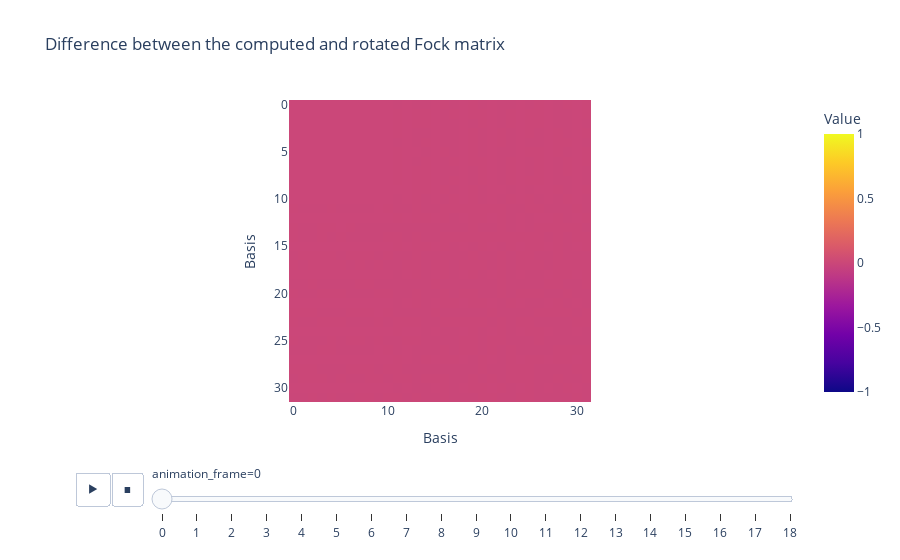

The cell this chart's notebook holds for it:
### Code cell
minimal_fock_matrices_rotated = np.zeros_like(minimal_fock_matrices)

for i in range(len(angles)):
    minimal_fock_matrices_rotated[i, ...] =  D_matrices[i].T @ minimal_fock_matrices[0, ..., :, :] @ D_matrices[i].T

minimal_fock_matrices_rotated_diff = minimal_fock_matrices - minimal_fock_matrices_rotated 

fig = px.imshow(
    minimal_fock_matrices_rotated_diff[:, 0, 0, ...],
    animation_frame=0,
    labels=dict(x="Basis", y="Basis", color="Value"),
    range_color=[-1, 1],
    title="Difference between the computed and rotated Fock matrix"
)
fig.show()

### Figure 1 — Plotly figure (JSON) as saved in the notebook; plotly's stock layout.template omitted (floating-point values rounded to 4 significant figures; data arrays with more than 128 entries replaced by an {"elided": "..."} marker saying what was removed)
{"data": [{"coloraxis": "coloraxis", "hovertemplate": "Basis: %{x}<br>Basis: %{y}<br>Value: %{z}<extra></extra>", "name": "0", "type": "heatmap", "xaxis": "x", "yaxis": "y", "z": {"elided": "32x32 float values"}}], "layout": {"coloraxis": {"cmax": 1, "cmin": -1, "colorbar": {"title": {"text": "Value"}}, "colorscale": [[0, "#0d0887"], [0.1111, "#46039f"], [0.2222, "#7201a8"], [0.3333, "#9c179e"], [0.4444, "#bd3786"], [0.5556, "#d8576b"], [0.6667, "#ed7953"], [0.7778, "#fb9f3a"], [0.8889, "#fdca26"], [1, "#f0f921"]]}, "sliders": [{"active": 0, "currentvalue": {"prefix": "animation_frame="}, "len": 0.9, "pad": {"b": 10, "t": 60}, "steps": [{"args": [["0"], {"frame": {"duration": 0, "redraw": true}, "fromcurrent": true, "mode": "immediate", "transition": {"duration": 0, "easing": "linear"}}], "label": "0", "method": "animate"}, {"args": [["1"], {"frame": {"duration": 0, "redraw": true}, "fromcurrent": true, "mode": "immediate", "transition": {"duration": 0, "easing": "linear"}}], "label": "1", "method": "animate"}, {"args": [["2"], {"frame": {"duration": 0, "redraw": true}, "fromcurrent": true, "mode": "immediate", "transition": {"duration": 0, "easing": "linear"}}], "label": "2", "method": "animate"}, {"args": [["3"], {"frame": {"duration": 0, "redraw": true}, "fromcurrent": true, "mode": "immediate", "transition": {"duration": 0, "easing": "linear"}}], "label": "3", "method": "animate"}, {"args": [["4"], {"frame": {"duration": 0, "redraw": true}, "fromcurrent": true, "mode": "immediate", "transition": {"duration": 0, "easing": "linear"}}], "label": "4", "method": "animate"}, {"args": [["5"], {"frame": {"duration": 0, "redraw": true}, "fromcurrent": true, "mode": "immediate", "transition": {"duration": 0, "easing": "linear"}}], "label": "5", "method": "animate"}, {"args": [["6"], {"frame": {"duration": 0, "redraw": true}, "fromcurrent": true, "mode": "immediate", "transition": {"duration": 0, "easing": "linear"}}], "label": "6", "method": "animate"}, {"args": [["7"], {"frame": {"duration": 0, "redraw": true}, "fromcurrent": true, "mode": "immediate", "transition": {"duration": 0, "easing": "linear"}}], "label": "7", "method": "animate"}, {"args": [["8"], {"frame": {"duration": 0, "redraw": true}, "fromcurrent": true, "mode": "immediate", "transition": {"duration": 0, "easing": "linear"}}], "label": "8", "method": "animate"}, {"args": [["9"], {"frame": {"duration": 0, "redraw": true}, "fromcurrent": true, "mode": "immediate", "transition": {"duration": 0, "easing": "linear"}}], "label": "9", "method": "animate"}, {"args": [["10"], {"frame": {"duration": 0, "redraw": true}, "fromcurrent": true, "mode": "immediate", "transition": {"duration": 0, "easing": "linear"}}], "label": "10", "method": "animate"}, {"args": [["11"], {"frame": {"duration": 0, "redraw": true}, "fromcurrent": true, "mode": "immediate", "transition": {"duration": 0, "easing": "linear"}}], "label": "11", "method": "animate"}, {"args": [["12"], {"frame": {"duration": 0, "redraw": true}, "fromcurrent": true, "mode": "immediate", "transition": {"duration": 0, "easing": "linear"}}], "label": "12", "method": "animate"}, {"args": [["13"], {"frame": {"duration": 0, "redraw": true}, "fromcurrent": true, "mode": "immediate", "transition": {"duration": 0, "easing": "linear"}}], "label": "13", "method": "animate"}, {"args": [["14"], {"frame": {"duration": 0, "redraw": true}, "fromcurrent": true, "mode": "immediate", "transition": {"duration": 0, "easing": "linear"}}], "label": "14", "method": "animate"}, {"args": [["15"], {"frame": {"duration": 0, "redraw": true}, "fromcurrent": true, "mode": "immediate", "transition": {"duration": 0, "easing": "linear"}}], "label": "15", "method": "animate"}, {"args": [["16"], {"frame": {"duration": 0, "redraw": true}, "fromcurrent": true, "mode": "immediate", "transition": {"duration": 0, "easing": "linear"}}], "label": "16", "method": "animate"}, {"args": [["17"], {"frame": {"duration": 0, "redraw": true}, "fromcurrent": true, "mode": "immediate", "transition": {"duration": 0, "easing": "linear"}}], "label": "17", "method": "animate"}, {"args": [["18"], {"frame": {"duration": 0, "redraw": true}, "fromcurrent": true, "mode": "immediate", "transition": {"duration": 0, "easing": "linear"}}], "label": "18", "method": "animate"}], "x": 0.1, "xanchor": "left", "y": 0, "yanchor": "top"}], "title": {"text": "Difference between the computed and rotated Fock matrix"}, "updatemenus": [{"buttons": [{"args": [null, {"frame": {"duration": 500, "redraw": true}, "fromcurrent": true, "mode": "immediate", "transition": {"duration": 500, "easing": "linear"}}], "label": "&#9654;", "method": "animate"}, {"args": [[null], {"frame": {"duration": 0, "redraw": true}, "fromcurrent": true, "mode": "immediate", "transition": {"duration": 0, "easing": "linear"}}], "label": "&#9724;", "method": "animate"}], "direction": "left", "pad": {"r": 10, "t": 70}, "showactive": false, "type": "buttons", "x": 0.1, "xanchor": "right", "y": 0, "yanchor": "top"}], "xaxis": {"anchor": "y", "constrain": "domain", "domain": [0, 1], "scaleanchor": "y", "title": {"text": "Basis"}}, "yaxis": {"anchor": "x", "autorange": "reversed", "constrain": "domain", "domain": [0, 1], "title": {"text": "Basis"}}}}
